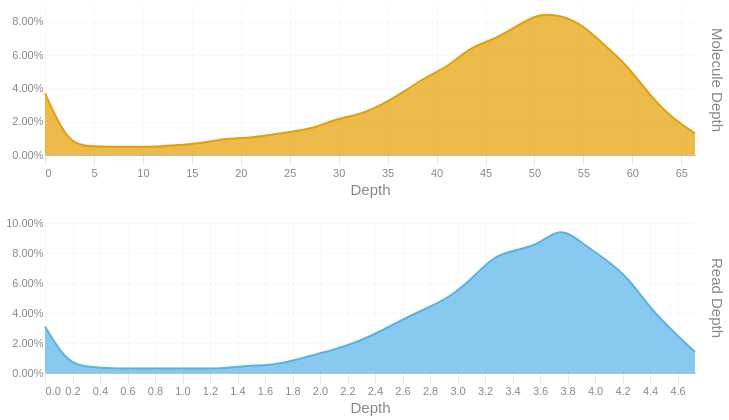

This figure's notebook cell:
### Code cell
readdep = depth_hist(tb['Read Depth'], q99, 3)
readdep = readdep.with_columns(pl.lit('Read Depth').alias('Metric'))
if not SKIPLR:
    moldep = depth_hist(tb['Molecule Depth'], mol_q99, 1)
    moldep = moldep.with_columns(pl.lit('Molecule Depth').alias('Metric'))
    _hist = pl.concat([readdep, moldep])
    _hist = _hist.filter(pl.col('Proportion') != 0)
    with SafeRender(_hist):
        (
            alt.Chart(_hist)        
            .mark_area(interpolate = "basis")
            .encode(
                x=alt.X('Bin:Q').scale(domainMin=0).axis(alt.Axis(title='Depth')),
                y = alt.Y('Proportion:Q', title = None).axis(format = '.2%'),
                color = alt.Color('Metric:N').legend(None),
                row = alt.Row("Metric:N").header(title = None, labelOrient = 'right'),
                tooltip = [
                    alt.Tooltip("Metric:N", title = "Metric"),
                    alt.Tooltip('Interval:N', title = "Depth Interval"),
                    alt.Tooltip('Proportion:Q', title = "% Alignments").format('.2%')
                ]
            )
            .resolve_scale(x='independent', y='independent')
            .properties(
                height = 150, width = 650,
                usermeta={'embedOptions': {'downloadFileName': f'{samplename}.depth.hist'}}
            )
        ).display()
else:
    readdep = readdep.filter(pl.col('Proportion') != 0)
    with SafeRender(readdep):
        (
            alt.Chart(readdep)        
            .mark_area(interpolate = "basis")
            .encode(
                x=alt.X('Bin:Q').scale(domainMin=0).axis(alt.Axis(title='Depth')),
                y = alt.Y('Proportion:Q', title = None).axis(format = '.2%'),
                tooltip = [
                    alt.Tooltip('Interval:N', title = "Depth Interval"),
                    alt.Tooltip('Proportion:Q', title = "% Alignments").format('.2%')
                ]
            )
            .properties(
                usermeta={'embedOptions': {'downloadFileName': f'{samplename}.depth.hist'}}
            )
        ).display()

### Figure 1 — Vega-Lite specification as saved in the notebook (floating-point values rounded to 4 significant figures)
{"width": 650, "height": 150, "config": {"title": {"anchor": "start", "dy": -15, "fontSize": 18, "color": "#888888", "subtitleColor": "#888888", "subtitleFontSize": 14}, "arc": {"fill": "#0072B2"}, "axis": {"domainColor": "#888888", "domainWidth": 0.5, "gridWidth": 0.2, "grid": false, "titleFontWeight": 400, "titleFontSize": 15, "labelFontSize": 11, "labelColor": "#888888", "tickColor": "#888888", "tickWidth": 0.2, "titleColor": "#888888"}, "axisBand": {"grid": false}, "axisX": {"grid": true, "tickSize": 10, "domainCap": "round"}, "axisY": {"domain": false, "grid": true, "tickSize": 0, "domainCap": "round"}, "background": "transparent", "header": {"labelFontSize": 15, "labelColor": "#888888", "titleFontSize": 15, "titleFontWeight": 600, "titleColor": "#888888"}, "legend": {"labelFont": "sans-serif", "labelFontSize": 12, "labelColor": "#888888", "symbolSize": 100, "symbolType": "circle", "titleFontSize": 12, "titlePadding": 10, "titleColor": "#888888", "title": null}, "range": {"category": ["#E69F00", "#56B4E9", "#009E73", "#F0E442", "#0072B2", "#D55E00", "#CC79A7", "#000000"], "diverging": ["#cfe8f3", "#a2d4ec", "#73bfe2", "#46abdb", "#1696d2", "#12719e"]}, "area": {"fill": "#0072B2", "fillOpacity": 0.7, "line": true, "strokeOpacity": 0.7}, "line": {"color": "#0072B2", "stroke": "#0072B2", "strokeWidth": 2}, "trail": {"color": "#0072B2", "stroke": "#0072B2", "strokeWidth": 0, "size": 1}, "point": {"filled": true, "fillOpacity": 1.0, "size": 95}, "text": {"color": "#888888", "fontSize": 11, "align": "right", "fontWeight": 400, "size": 11}, "bar": {"fill": "#0072B2", "stroke": null}, "view": {"stroke": null, "continuousWidth": 660, "continuousHeight": 400}}, "data": {"name": "data-fce8b1859e36f767dfcd4884b17219e4"}, "mark": {"type": "area", "interpolate": "basis"}, "encoding": {"color": {"field": "Metric", "legend": null, "type": "nominal"}, "row": {"field": "Metric", "header": {"title": null, "labelOrient": "right"}, "type": "nominal"}, "tooltip": [{"field": "Metric", "title": "Metric", "type": "nominal"}, {"field": "Interval", "title": "Depth Interval", "type": "nominal"}, {"field": "Proportion", "format": ".2%", "title": "% Alignments", "type": "quantitative"}], "x": {"axis": {"title": "Depth"}, "field": "Bin", "scale": {"domainMin": 0}, "type": "quantitative"}, "y": {"axis": {"format": ".2%"}, "field": "Proportion", "title": null, "type": "quantitative"}}, "resolve": {"scale": {"x": "independent", "y": "independent"}}, "usermeta": {"embedOptions": {"downloadFileName": "S6_Musquodoboit_1543.depth.hist"}}, "$schema": "https://vega.github.io/schema/vega-lite/v6.1.0.json", "datasets": {"data-fce8b1859e36f767dfcd4884b17219e4": [{"Bin": 0.0, "Interval": "0.0-0.163", "Proportion": 0.031, "Metric": "Read Depth"}, {"Bin": 0.163, "Interval": "0.163-0.326", "Proportion": 0.006, "Metric": "Read Depth"}, {"Bin": 0.326, "Interval": "0.326-0.489", "Proportion": 0.004, "Metric": "Read Depth"}, {"Bin": 0.489, "Interval": "0.489-0.652", "Proportion": 0.003, "Metric": "Read Depth"}, {"Bin": 0.652, "Interval": "0.652-0.815", "Proportion": 0.003, "Metric": "Read Depth"}, {"Bin": 0.815, "Interval": "0.815-0.978", "Proportion": 0.003, "Metric": "Read Depth"}, {"Bin": 0.978, "Interval": "0.978-1.141", "Proportion": 0.003, "Metric": "Read Depth"}, {"Bin": 1.141, "Interval": "1.141-1.304", "Proportion": 0.003, "Metric": "Read Depth"}, {"Bin": 1.304, "Interval": "1.304-1.467", "Proportion": 0.003, "Metric": "Read Depth"}, {"Bin": 1.467, "Interval": "1.467-1.63", "Proportion": 0.005, "Metric": "Read Depth"}, {"Bin": 1.63, "Interval": "1.63-1.793", "Proportion": 0.005, "Metric": "Read Depth"}, {"Bin": 1.793, "Interval": "1.793-1.956", "Proportion": 0.008, "Metric": "Read Depth"}, {"Bin": 1.956, "Interval": "1.956-2.119", "Proportion": 0.012, "Metric": "Read Depth"}, {"Bin": 2.119, "Interval": "2.119-2.282", "Proportion": 0.016, "Metric": "Read Depth"}, {"Bin": 2.282, "Interval": "2.282-2.445", "Proportion": 0.021, "Metric": "Read Depth"}, {"Bin": 2.445, "Interval": "2.445-2.608", "Proportion": 0.028, "Metric": "Read Depth"}, {"Bin": 2.608, "Interval": "2.608-2.771", "Proportion": 0.036, "Metric": "Read Depth"}, {"Bin": 2.771, "Interval": "2.771-2.934", "Proportion": 0.043, "Metric": "Read Depth"}, {"Bin": 2.934, "Interval": "2.934-3.097", "Proportion": 0.05, "Metric": "Read Depth"}, {"Bin": 3.097, "Interval": "3.097-3.26", "Proportion": 0.062, "Metric": "Read Depth"}, {"Bin": 3.26, "Interval": "3.26-3.423", "Proportion": 0.078, "Metric": "Read Depth"}, {"Bin": 3.423, "Interval": "3.423-3.586", "Proportion": 0.082, "Metric": "Read Depth"}, {"Bin": 3.586, "Interval": "3.586-3.749", "Proportion": 0.085, "Metric": "Read Depth"}, {"Bin": 3.749, "Interval": "3.749-3.912", "Proportion": 0.098, "Metric": "Read Depth"}, {"Bin": 3.912, "Interval": "3.912-4.075", "Proportion": 0.086, "Metric": "Read Depth"}, {"Bin": 4.075, "Interval": "4.075-4.238", "Proportion": 0.076, "Metric": "Read Depth"}, {"Bin": 4.238, "Interval": "4.238-4.401", "Proportion": 0.064, "Metric": "Read Depth"}, {"Bin": 4.401, "Interval": "4.401-4.564", "Proportion": 0.043, "Metric": "Read Depth"}, {"Bin": 4.564, "Interval": "4.564-4.727", "Proportion": 0.028, "Metric": "Read Depth"}, {"Bin": 4.727, "Interval": "4.727-4.89", "Proportion": 0.014, "Metric": "Read Depth"}, {"Bin": 0.0, "Interval": "0.0-2.3", "Proportion": 0.037, "Metric": "Molecule Depth"}, {"Bin": 2.3, "Interval": "2.3-4.6", "Proportion": 0.007, "Metric": "Molecule Depth"}, {"Bin": 4.6, "Interval": "4.6-6.9", "Proportion": 0.005, "Metric": "Molecule Depth"}, {"Bin": 6.9, "Interval": "6.9-9.2", "Proportion": 0.005, "Metric": "Molecule Depth"}, {"Bin": 9.2, "Interval": "9.2-11.5", "Proportion": 0.005, "Metric": "Molecule Depth"}, {"Bin": 11.5, "Interval": "11.5-13.7", "Proportion": 0.005, "Metric": "Molecule Depth"}, {"Bin": 13.7, "Interval": "13.7-16.0", "Proportion": 0.006, "Metric": "Molecule Depth"}, {"Bin": 16.0, "Interval": "16.0-18.3", "Proportion": 0.007, "Metric": "Molecule Depth"}, {"Bin": 18.3, "Interval": "18.3-20.6", "Proportion": 0.01, "Metric": "Molecule Depth"}, {"Bin": 20.6, "Interval": "20.6-22.9", "Proportion": 0.01, "Metric": "Molecule Depth"}, {"Bin": 22.9, "Interval": "22.9-25.2", "Proportion": 0.012, "Metric": "Molecule Depth"}, {"Bin": 25.2, "Interval": "25.2-27.5", "Proportion": 0.014, "Metric": "Molecule Depth"}, {"Bin": 27.5, "Interval": "27.5-29.8", "Proportion": 0.016, "Metric": "Molecule Depth"}, {"Bin": 29.8, "Interval": "29.8-32.1", "Proportion": 0.022, "Metric": "Molecule Depth"}, {"Bin": 32.1, "Interval": "32.1-34.4", "Proportion": 0.024, "Metric": "Molecule Depth"}, {"Bin": 34.4, "Interval": "34.4-36.7", "Proportion": 0.03, "Metric": "Molecule Depth"}, {"Bin": 36.7, "Interval": "36.7-38.9", "Proportion": 0.038, "Metric": "Molecule Depth"}, {"Bin": 38.9, "Interval": "38.9-41.2", "Proportion": 0.047, "Metric": "Molecule Depth"}, {"Bin": 41.2, "Interval": "41.2-43.5", "Proportion": 0.053, "Metric": "Molecule Depth"}, {"Bin": 43.5, "Interval": "43.5-45.8", "Proportion": 0.065, "Metric": "Molecule Depth"}, {"Bin": 45.8, "Interval": "45.8-48.1", "Proportion": 0.069, "Metric": "Molecule Depth"}, {"Bin": 48.1, "Interval": "48.1-50.4", "Proportion": 0.077, "Metric": "Molecule Depth"}, {"Bin": 50.4, "Interval": "50.4-52.7", "Proportion": 0.085, "Metric": "Molecule Depth"}, {"Bin": 52.7, "Interval": "52.7-55.0", "Proportion": 0.084, "Metric": "Molecule Depth"}, {"Bin": 55.0, "Interval": "55.0-57.3", "Proportion": 0.078, "Metric": "Molecule Depth"}, {"Bin": 57.3, "Interval": "57.3-59.6", "Proportion": 0.065, "Metric": "Molecule Depth"}, {"Bin": 59.6, "Interval": "59.6-61.9", "Proportion": 0.053, "Metric": "Molecule Depth"}, {"Bin": 61.9, "Interval": "61.9-64.1", "Proportion": 0.035, "Metric": "Molecule Depth"}, {"Bin": 64.1, "Interval": "64.1-66.4", "Proportion": 0.022, "Metric": "Molecule Depth"}, {"Bin": 66.4, "Interval": "66.4-68.73", "Proportion": 0.013, "Metric": "Molecule Depth"}]}}
